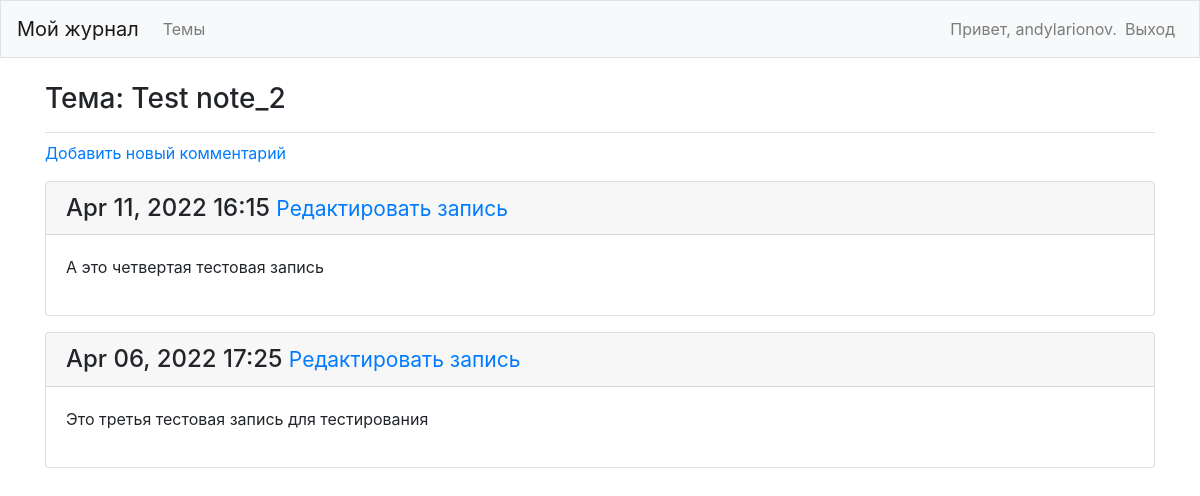
The page /topics/2/ (signed in) on the database its author committed.
### my_journal_p/models.py (models this page shows, shortened)
class Topic(models.Model):
    text = models.CharField(max_length=200)
    date_added = models.DateTimeField(auto_now_add=True)
    owner = models.ForeignKey(User, on_delete=models.CASCADE)
    def __str__(self):
        return self.text

class Entry(models.Model):
    topic = models.ForeignKey(Topic, on_delete=models.CASCADE)
    text = models.TextField()
    date_added = models.DateTimeField(auto_now_add=True)
    class Meta:
        verbose_name_plural = 'entries'

### my_journal_p/views.py (the view)
# urls.py: path('topics/<int:topic_id>/', views.topic, name='topic'),
@login_required()
def topic(request, topic_id):
    topic = Topic.objects.get(id=topic_id)
    check_topic_owner(topic.owner, request)
    entries = topic.entry_set.order_by('-date_added')
    context = {'topic':topic, 'entries': entries}
    return render(request, 'my_journal_p/topic.html', context)

### my_journal_p/views.py (called while the page is built)
def check_topic_owner(owner, request):
    if owner != request.user:
        raise Http404

### my_journal_p/templates/my_journal_p/topic.html (shortened to what this page needs)
<!DOCTYPE html>
<html lang="en">
<head>
</head>
<body>
{% extends "my_journal_p/base.html" %}
{% block page_header %}
  <h3>Тема: {{topic}}</h3>
{% endblock page_header %}
{%block content%}
  <p>
      <a href="{% url 'my_journal_p:new_entry' topic.id %}">Добавить новый комментарий</a>
  </p>
      {% for entry in entries %}
      <div class="card mb-3">
      <h4 class="card-header">
          {{ entry.date_added|date:'M d, Y H:i'}}
          <small><a href="{%url 'my_journal_p:edit_entry' entry.id%}">Редактировать запись</a></small>
      </h4>
      <div class="card-body">
           {{entry.text|linebreaks}}
      </div>
      </div>
       {% empty %}
        <p>There are no entries for this topics yet</p>
      {% endfor %}
{% endblock content %}

### my_journal_p/templates/my_journal_p/base.html (shortened to what this page needs)
{% load bootstrap4 %}
<!doctype html>
<html lang="ru">
<head>
  {% bootstrap_css %}
</head>
<body>
<nav class="navbar navbar-expand-md navbar-light bg-light mb-4 border">
  <a class="navbar-brand" href="{% url 'my_journal_p:index' %}">Мой журнал</a>
<div class = "collapse navbar-collapse" id="navbarCollapse">
  <ul class="navbar-nav mr-auto">
    <li class="nav-item">
      <a class="nav-link" href="{% url 'my_journal_p:topics'%}">Темы</a>
    </li>
  </ul>
  <ul class="navbar-nav ml-auto">
    {% if user.is_authenticated %}
    <li class="nav-item">
      <span class="navbar-text">Привет, {{ user.username}}.</span>
    </li>
    <li class="nav-item">
      <a class="nav-link" href="{% url 'users:logout' %}">Выход</a>
    </li>
    {% endif %}
  </ul>
</div>
</nav>
<main role="main" class="container">
  <div class="pb-2 mb-2 border-bottom">
    {% block page_header %}{% endblock page_header %}
  </div>
  <div>
    {% block content %} {%endblock content%}
  </div>
</main>
</body>
</html>

### rows shown on the page
Topic: text "Test note_2"
Entry: date_added "Apr 11, 2022 16:15", text "А это четвертая тестовая запись"
Entry: date_added "Apr 06, 2022 17:25", text "Это третья тестовая запись для тестирования"

### other values the page prints
{{ user.username }} "andylarionov"
